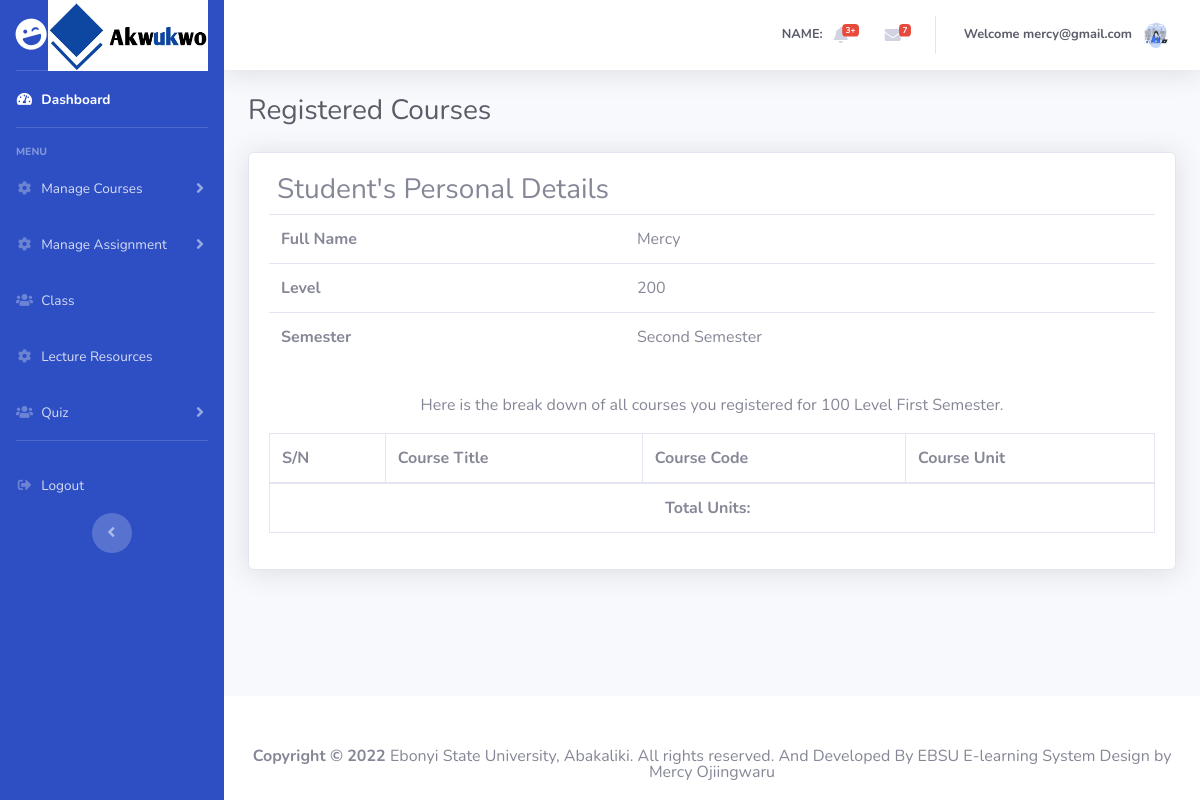
The page /students/registered.php (signed in) on the database as committed earlier.
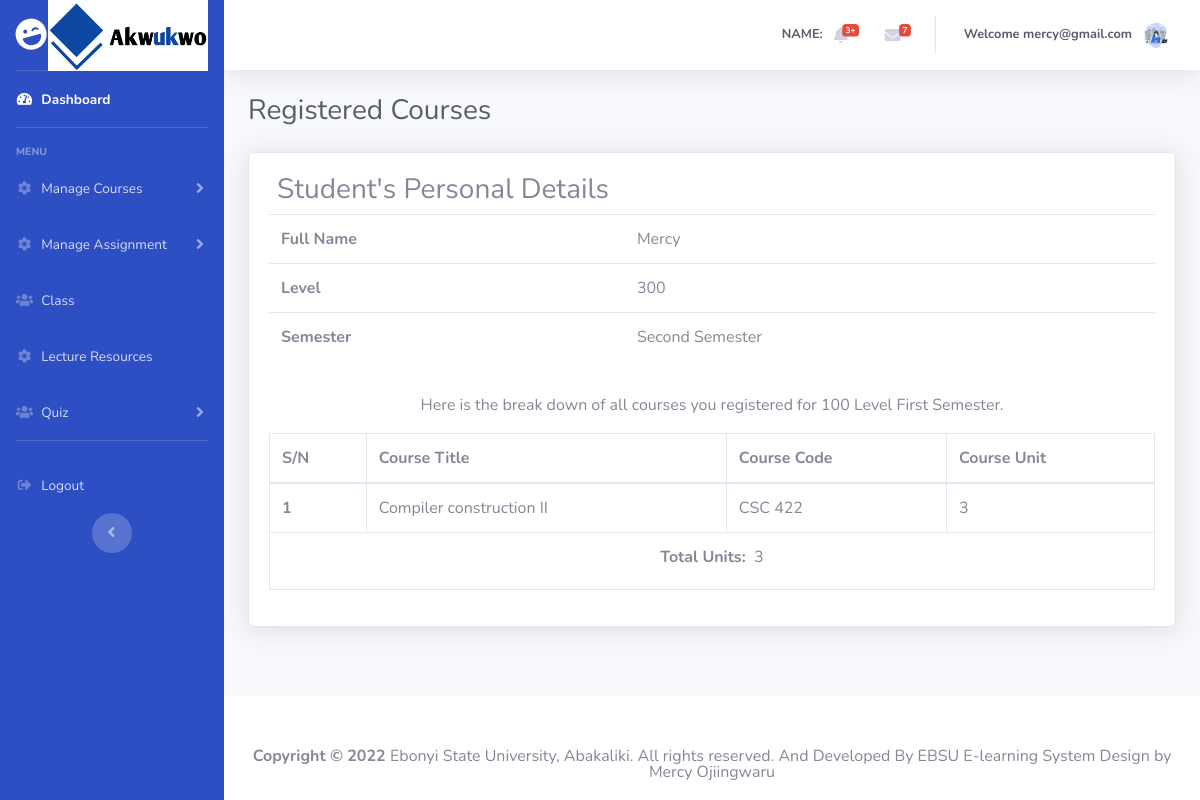
The same page on the database as committed later.
### tables this page shows
CREATE TABLE `student` (
  `id` int(10) NOT NULL,
  `name` varchar(100) NOT NULL,
  `email` varchar(30) NOT NULL,
  `regnumber` varchar(20) NOT NULL,
  `faculty` varchar(40) NOT NULL,
  `dept` varchar(100) NOT NULL,
  `jambid` varchar(20) NOT NULL,
  `phone` varchar(20) NOT NULL,
  `level` varchar(30) NOT NULL,
  `password` varchar(256) NOT NULL
);

CREATE TABLE `registeredcourse` (
  `id` int(10) NOT NULL,
  `username` varchar(40) NOT NULL,
  `courseid` int(10) NOT NULL,
  `coursetitle` varchar(40) NOT NULL,
  `coursecode` varchar(50) NOT NULL,
  `unit` varchar(100) NOT NULL
);

### server/classes/dbconnection.php (called while the page is built, shortened)
<?php
class DbConnection {
	private $host = "localhost";
	private $dbname = "e-learning";
	private $username = "root";
	private $password = "";
	public function __construct() {
		try {
			$this->connection = new PDO('mysql:host='.$this->host.';dbname='.$this->dbname, $this->username, $this->password);
		} catch(PDOException $ex) {
			echo $ex->getMessage();
		}
	}
}
?>

### server/classes/fetchData.php (called while the page is built, shortened)
<?php
    require_once('dbconnection.php');
    class fetchData extends DbConnection {
        public function displayPersonalRegisterCos(){
            $sql = "SELECT * FROM registeredcourse WHERE username = '{$_SESSION['email']}'";
            $qry = $this->connection->prepare($sql);
            $exec = $qry->execute(array());
            if($qry->errorCode() == 0){
                if ($qry->rowCount() > 0) {
                    return $qry->fetchAll(PDO::FETCH_ASSOC);
                }else{
                    return 0;
                }
            }else{
                return array('status'=>0, 'message'=>$qry->errorInfo());
            }
        }
        public function displayStudent(){
            $sql = "SELECT * FROM student WHERE email = '{$_SESSION['email']}'";
            $qry = $this->connection->prepare($sql);
            $exec = $qry->execute(array());
            if($qry->errorCode() == 0){
                if ($qry->rowCount() > 0) {
                    return $qry->fetchAll(PDO::FETCH_ASSOC);
                }else{
                    return 0;
                }
            }else{
                return array('status'=>0, 'message'=>$qry->errorInfo());
            }
        }
    }
?>

### students/registered.php (the view, shortened to what this page needs)
<?php
	require_once 'header.php';
  require_once '../server/classes/fetchData.php';
  $fetchData = new fetchData;
?>
        <div class="container-fluid">
          <h2 class="h3 mb-4 text-gray-800">Registered Courses</h2>
            <div class="card shadow mb-4">
              <div class="card-body">
                <?php
                  $fetchResponse = $fetchData->displayStudent();
                  if(is_array($fetchResponse)){
                    if(isset($fetchResponse['status'])){
                        '<div class="alert alert-danger">'.print_r($fetchResponse['message']).'</div>';
                    }else {
                      foreach($fetchResponse as $row){
                ?>
                <h3 class="px-2">Student's Personal Details</h3>
                <table class="table table-hover">
                        <tr>
                          <th scope="col">Full Name</th>
                          <td scope="col"><?php echo $row['name']?></td>
                        </tr>
                      <tr>
                        <th scope="col">Level</th>
                        <td scope="col"><?php echo $row['level']?></td>
                      </tr>
                      <tr>
                        <th scope="col">Semester</th>
                        <td scope="col">Second Semester</td>
                      </tr>
                </table>
                <?php } }}?>
                <div class="text-center py-3">Here is the break down of all courses you registered for 100 Level First Semester.</div>
                <div class="table-responsive">
                  <table class="table table-bordered table-hover" id="dataTable" width="100%" cellspacing="0">
                      <thead>
                          <tr>
                            <th scope="col">S/N</th>
                            <th scope="col">Course Title</th>
                            <th scope="col">Course Code</th>
                            <th scope="col">Course Unit</th>
                          </tr>
                      </thead>
                      <?php
                        $email = $_SESSION['email'];
                        $fetchResponse = $fetchData->displayPersonalRegisterCos($email);
                        if(is_array($fetchResponse)){
                          if(isset($fetchResponse['status'])){
                              '<div class="alert alert-danger">'.print_r($fetchResponse['message']).'</div>';
                          }else {
                            $count = 1;
                            $totalCos = 0;
                            foreach($fetchResponse as $row){
                      ?>
                        <tr>
                          <th scope="row"><?php echo $count; ?></th>
                          <td><?php echo $row['coursetitle'];?></td>
                          <td><?php echo $row['coursecode'];?></td>
                          <td><?php echo $row['unit']?></td>
                        </tr>
                      <?php
                        $totalCos += $row['unit'];
                        $count+=1;
                        }}}
                      ?>
                      <tr>
                        <td colspan="4" class="text-center"><strong>Total Units: </strong> &nbsp;<label for=""><?php
                        echo $totalCos;
                        ?></label></td>
                      </tr>
                  </table>
                </div>
              </div>
            </div>
        </div>
      </div>
<?php
	require_once 'footer.php';
?>
<?php
	require_once 'footer.php';
?>

Rows that differ between the two databases and show on the page:
changed student "Mercy": level "200" → "300"
added registeredcourse: coursetitle "Compiler construction II", coursecode "CSC 422", unit "3"
Other text that changed with them:
$totalCos: (not shown) → "3"
